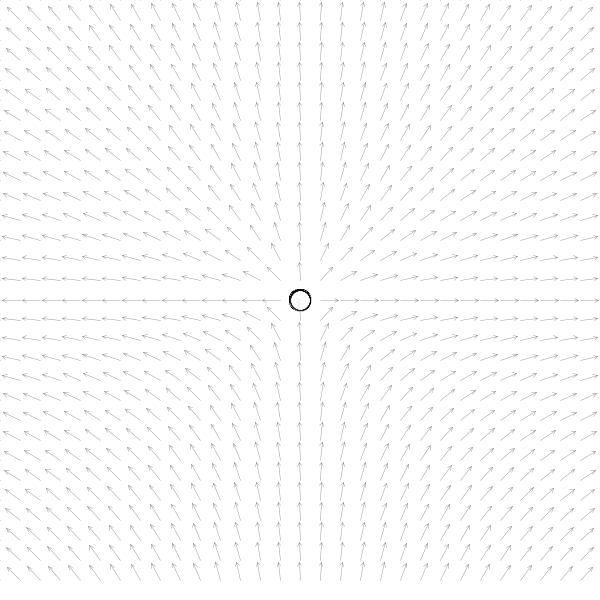
Frame 1 (no input)
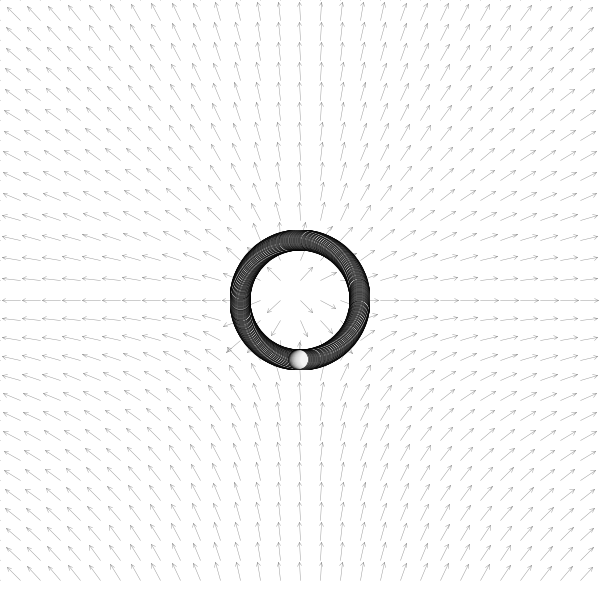
Frame 60 (the mouse pressed at the canvas centre just before this capture)
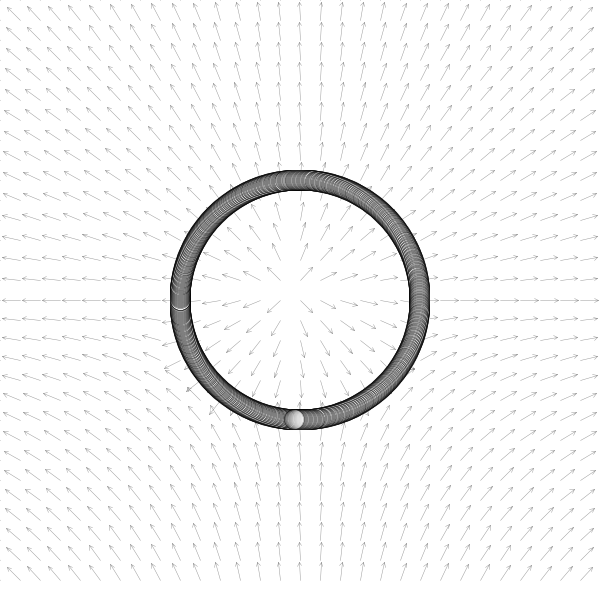
Frame 120 (the mouse held since frame 60 and released just before this capture)

The Processing sketch that drew these frames (run headless with seeded random() and noise(); from frame 60 on, the mouse is pressed at the canvas centre):

// Processing sketch: TotalisticLangtonAntTwoD
// ── TotalisticLangtonAntTwoD.pde

/*
Currently, as is true in Langton's Ant, the influence of a cell is
limmited to -90 and 90 degrees. However, I can see some problems 
coming out of this. In the original, the influence is turn left (-90 degrees)
OR turn right (+90 degrees). In this version, the influence may be anywhere 
between -90 or 90 degrees (including floats). The influence angle is stored 
as a vector. -90 degrees as a vector = (-1,0) and 90 = (1,0). An explenation
requires pictures for a clearer explenation. I have these in drawings but bug
me if I don't upload them to the repo.
*/


boolean drawField = true;
int resolution = 20;
VectorInfluenceField influenceField; 
Ant[] ants;
int numAnts = 2100;
void setup(){
  size(600,600);
  
  influenceField = new VectorInfluenceField(resolution);
  influenceField.reset();
  
  ants = new Ant[numAnts];
  for(int i = 0; i < numAnts; i++){
    float theta = map(i, 0, numAnts, 0, TWO_PI);
    PVector temp = new PVector(0.0,1.0);
    temp.rotate(theta);
    ants[i] = new Ant(temp);
  }
  
  
}

void draw(){
  background(255);
  if(drawField){
    influenceField.drawVectors();
  }
  for(int i = 0; i < numAnts; i++){
    ants[i].update(influenceField);
    ants[i].display();
  }
  
  
}

void keyPressed(){
  if(key == ' '){
    drawField = !drawField;
  }
}

// ── Ant.pde


class Ant{
  
  Ant(PVector initialOrientation){
    location = new PVector(0.0, 0.0);
    orientation = initialOrientation;
  }
  
  void update(VectorInfluenceField field){
    //Which cell is the ant occupying?
    checkBounds();
    int x = int((location.x + (width * 0.5))/field.resolution);
    int y = int((location.y + (height * 0.5))/field.resolution);
    //get a copy of that vector
    PVector influenceVector = new PVector(0,0);
    if(x < field.resolution && y < field.resolution && (x*y) != 0){
      influenceVector = field.vectorField[x][y].get();
    }
    
    //rotate that vector to match the heading of the current Ant vector
    influenceVector.rotate(orientation.heading());
    //split the difference of the two headings
    //I'll use .lerp() and .normalize(), but there may be a more efficient method
    orientation = orientation.lerp(influenceVector, 0.001);
    orientation.normalize();
    
    //allow the change to feedback into the cell
    field.vectorField[x][y] = field.vectorField[x][y].lerp(orientation, 0.91);
    field.vectorField[x][y].normalize();
    
    //now that the angle is set, moving the ant is a simple matter of
    //adding the orientation to the position 
    location.add(orientation.mult(1.0));//the .mult allows for minimizing or exaggerating the change
  }
  void display(){
    pushMatrix();
    translate(width/2, height/2);
    //noStroke();
    fill(255, 10);
    ellipse(location.x, location.y, 20, 20);
    popMatrix();
  }
  
  PVector location;
  PVector orientation;
  void checkBounds(){
    if(location.x < -width*0.5 || location.y < -height*0.5 || location.x > width*0.5 || location.y > height*0.5){
      location.x = 0; location.y = 0;
    }
  }
}

// ── VectorInfluenceField.pde


class VectorInfluenceField{
  
  VectorInfluenceField(int _resolution){
    resolution = _resolution;
    vectorField = new PVector[width/resolution][height/resolution];
  }
  
  void reset(){
  for(int x = 0; x < width/resolution; x++){
    for(int y = 0; y < height/resolution; y++){
      PVector position = new PVector(x,y);
      PVector center = new PVector(width*0.5/resolution, height*0.5/resolution);
      vectorField[x][y] = position.sub(center);
      vectorField[x][y].y = abs(vectorField[x][y].y) * -1;
      vectorField[x][y].normalize();
    }
  }
}

void drawVectors(){
  for(int x = 0; x < width/resolution; x++){
    for(int y = 0; y < height/resolution; y++){
      drawVector(vectorField[x][y], x*resolution, y*resolution, resolution-2);
    }
  }
}

void drawVector(PVector v, float x, float y, float scayl) {//take from Nature Of Code
    pushMatrix();
    float arrowsize = 4;
    // Translate to position to render vector
    translate(x,y);
    stroke(0,100);
    strokeWeight(0.5);
    // Call vector heading function to get direction (note that pointing to the right is a heading of 0) and rotate
    rotate(v.heading2D());
    // Calculate length of vector & scale it to be bigger or smaller if necessary
    float len = v.mag()*scayl;
    // Draw three lines to make an arrow (draw pointing up since we've rotate to the proper direction)
    line(0,0,len,0);
    line(len,0,len-arrowsize,+arrowsize/2);
    line(len,0,len-arrowsize,-arrowsize/2);
    popMatrix();
  }
  
  
  PVector vectorField[][];//currently will be limmited to 180 degrees
  int resolution;
};
